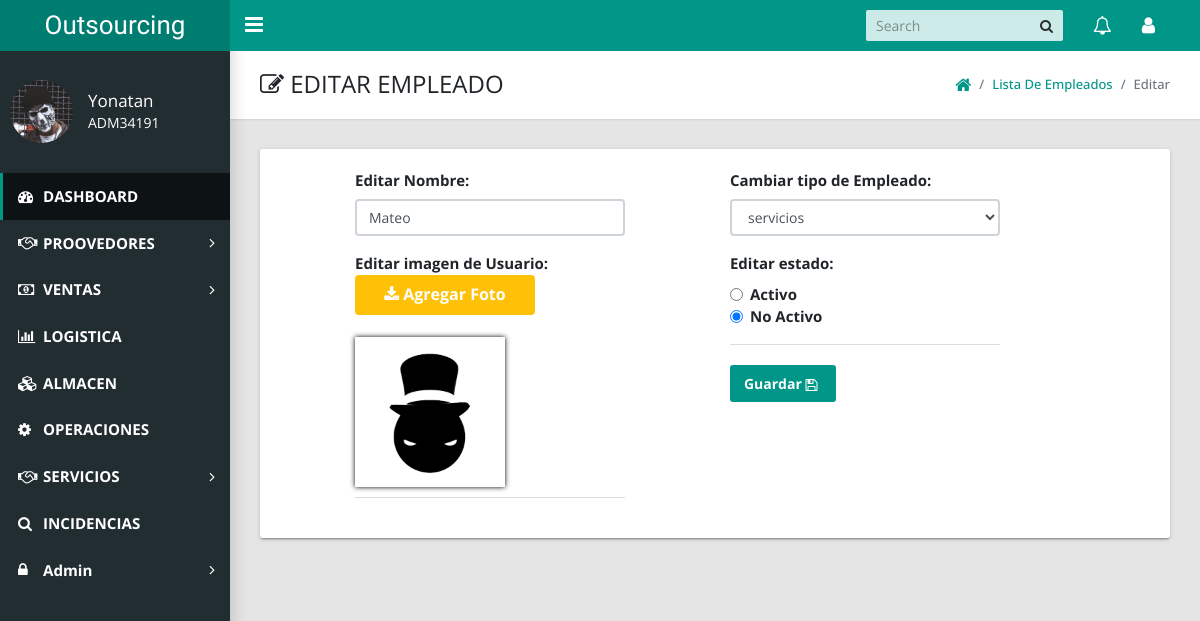
Page /admin/index.php?action=edit_user&user_id=90 (signed in) on the earlier database version.
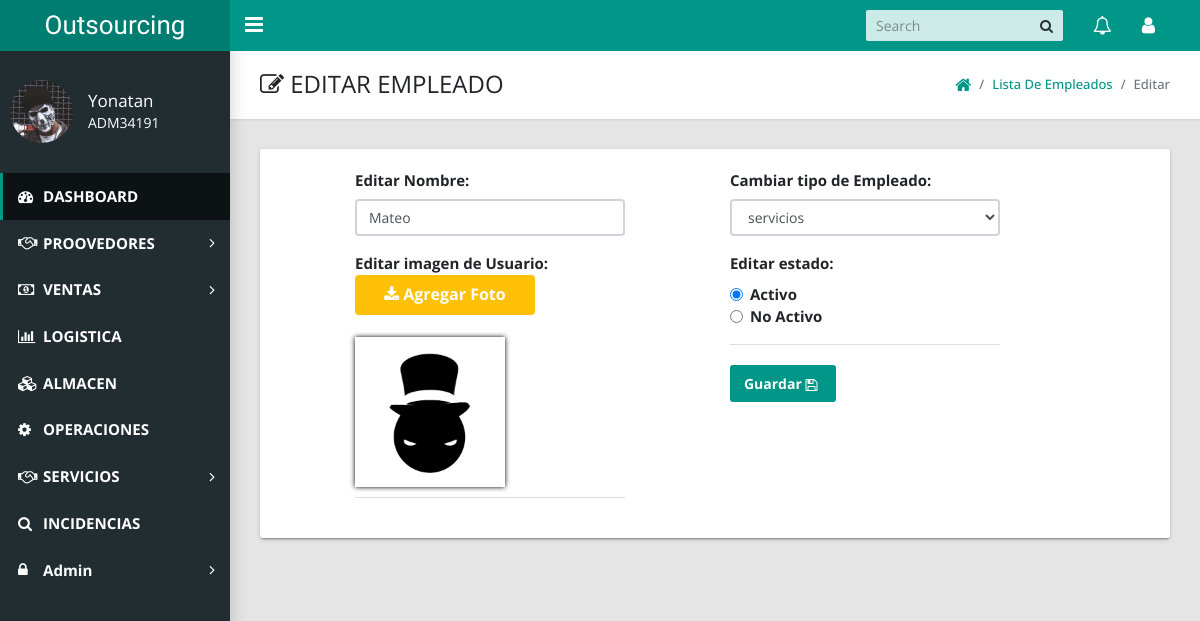
Same page on the later database version.
### tables this page shows
CREATE TABLE `usuarios` (
  `user_id` int(11) NOT NULL,
  `user_cod_empleado` varchar(50) NOT NULL,
  `user_ip` varchar(100) NOT NULL,
  `user_nombre` text NOT NULL,
  `user_apellido` varchar(50) NOT NULL,
  `user_estado` tinyint(1) NOT NULL,
  `user_dni` int(12) NOT NULL,
  `user_correo` varchar(100) NOT NULL,
  `user_contraseña` varchar(100) NOT NULL,
  `user_foto` varchar(100) NOT NULL,
  `user_direccion` text NOT NULL,
  `user_telefono` int(20) NOT NULL,
  `user_rol` varchar(20) NOT NULL DEFAULT 'guest',
  `cargo_id` int(10) NOT NULL
);

### admin/includes/edit_usuarios.php (the view, shortened to what this page needs)
<link href="styles/main.css" type="text/css" rel="stylesheet">
<link href="styles/ver.css" type="text/css" rel="stylesheet">
<?php
$edit_cat = mysqli_query($conexion, "select * from usuarios where user_id='$_GET[user_id]'");
$fetch_cat = mysqli_fetch_array($edit_cat);
?>
<?php
$get_cats = "select * from roles where rol_id = '$fetch_cat[user_rol]'";
$run_cats = mysqli_query($conexion, $get_cats);
while ($row_cats = mysqli_fetch_array($run_cats)) {
  $rol_id = $row_cats['rol_id'];
  $rol_nombre = $row_cats['rol_nombre'];
} ?>
<?php if ($_SESSION['role'] != 5) {
} else {
?>
<main class="app-content">
  <div class="app-title">
    <div>
      <h1><i class="fa fa-edit"></i> EDITAR EMPLEADO</h1>
    </div>
    <ul class="app-breadcrumb breadcrumb side">
      <li class="breadcrumb-item"><a href="index.php?logged_in=Logueaste%20correctamente!"><i class="fa fa-home fa-lg"></i></a></li>
      <li class="breadcrumb-item "><a href="index.php?action=view_users">Lista de Empleados</a></li>
      <li class="breadcrumb-item active">Editar</li>
    </ul>
  </div>
  <div class="row" style="font-size: 15px;">
    <div class="col-md-12">
      <div class="tile">
        <div class="row">
          <div class="col-lg-4 offset-lg-1">
    <form action="" method="post" enctype="multipart/form-data">
         <div class="form-group">
          <label for="exampleInputEmail1">Editar Nombre:</label>
          <input  class="form-control" type="text" name="user_nombre" value="<?php echo $fetch_cat['user_nombre']; ?>" size="30" required />
        </div>
         <tr>
          <td><b>Editar imagen de Usuario:</b></td>
          <td>
            <div id="estilo-foto">
              <p><i class="fa fa-download" aria-hidden="true"></i> Agregar Foto</p>
            </div>
          </td><br>
          <td><img src="usuarios_fotos/<?php echo $fetch_cat['user_foto']; ?>" style="width: 150px; height:150px; box-shadow: 0px 0px 5px black;" /></td>
        </tr>
        <div class="tile-footer">
            </div>
         </div>
         <div class="col-lg-4 offset-lg-1">
          <div class="form-group">
            <label for="exampleInputEmail1">Cambiar tipo de Empleado:</label>
            <select class="form-control" name="user_rol">
              <option value='<?php echo $rol_id ?>'><?php echo $rol_nombre ?></option>"
            </select>
        </div>
     <div class="form-group">
      <label for="exampleInputEmail1">Editar estado:</label>
            <div class="form-check">
              <label class="form-check-label">
                <input class="form-check-input" type="radio" name="estado" value="1" <?php if ($fetch_cat['user_estado'] == '1') echo 'checked="checked"'; ?>>Activo
              </label>
            </div>
            <div class="form-check">
              <label class="form-check-label">
                <input class="form-check-input" type="radio" name="estado" value="0" <?php if ($fetch_cat['user_estado'] == '0') echo 'checked="checked"'; ?>>No Activo
              </label>
            </div>
        </div>
        <div class="tile-footer">
               <button class="btn btn-primary" name="edit_user"type="submit">Guardar  <i class="fa fa-floppy-o" aria-hidden="true"></i></button>
            </div>
     </div>
  </div>
</div>
</div>
</div>
</div>
<?php } ?>

Differences in the rows shown:
changed usuarios "Mateo": user_estado "☐ Activo" → "☑ Activo"; user_estado "☑ No Activo" → "☐ No Activo"
